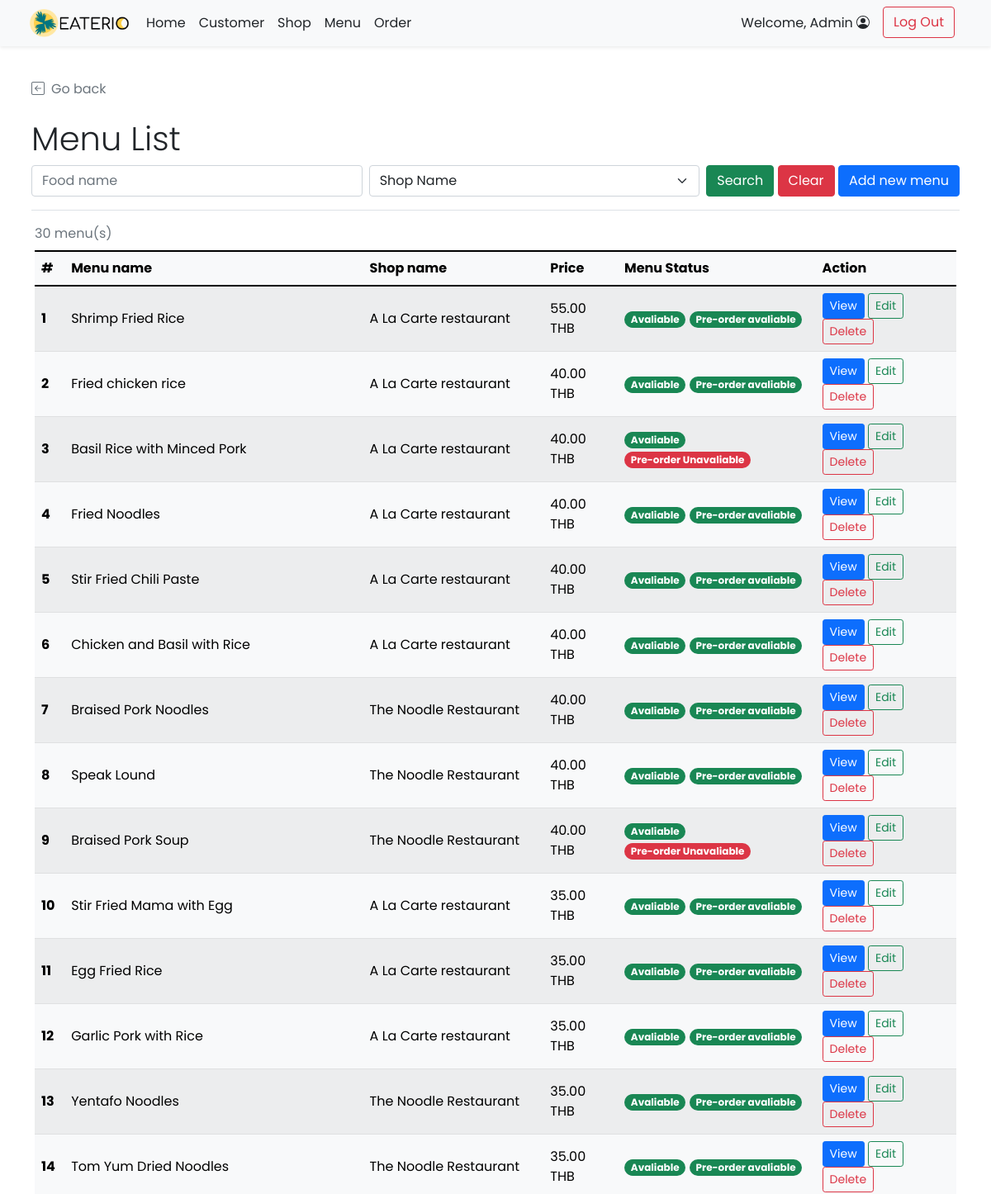
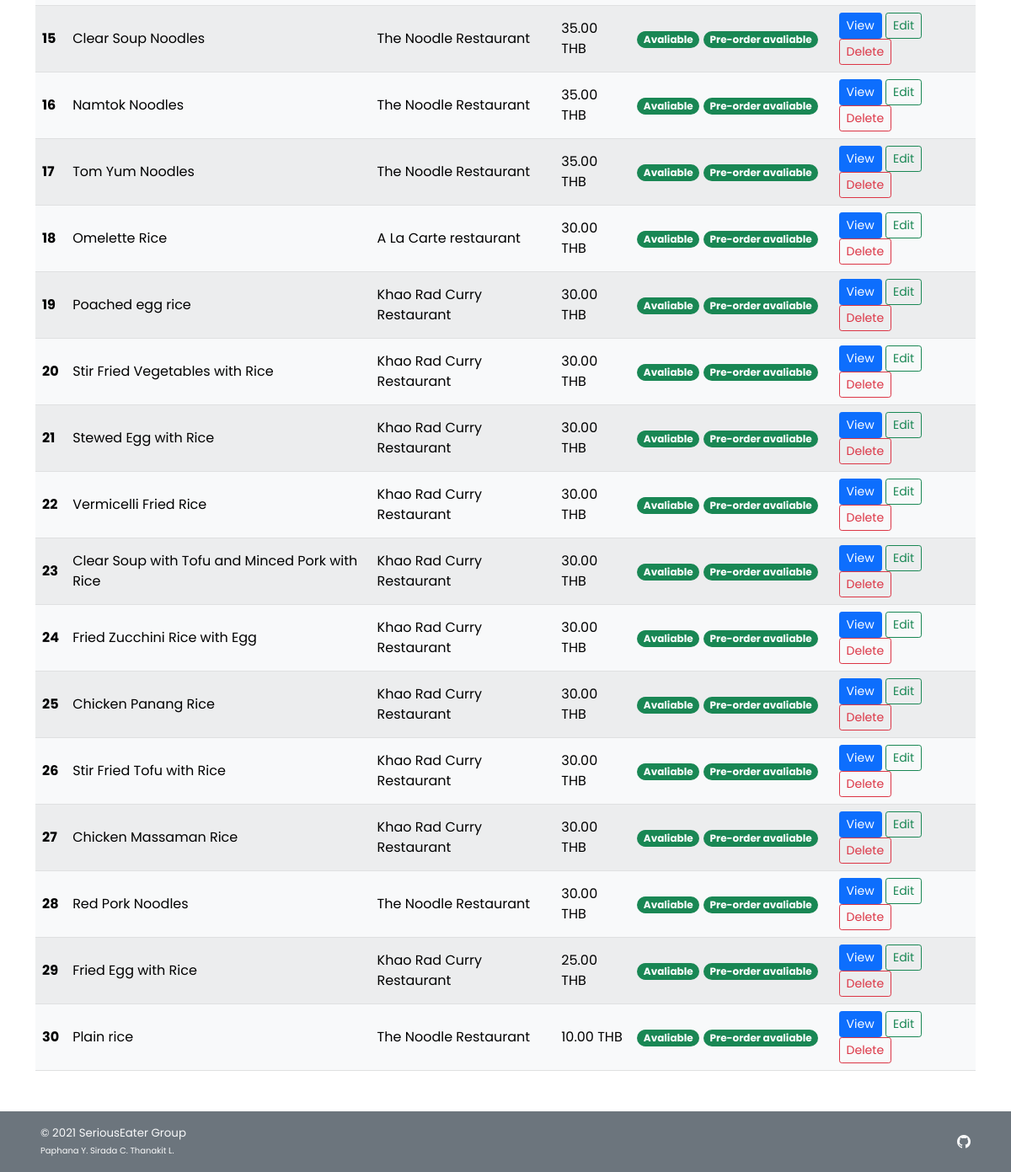
The page /admin/admin_food_list.php (signed in) on the database as committed earlier (2 pictures, top to bottom).
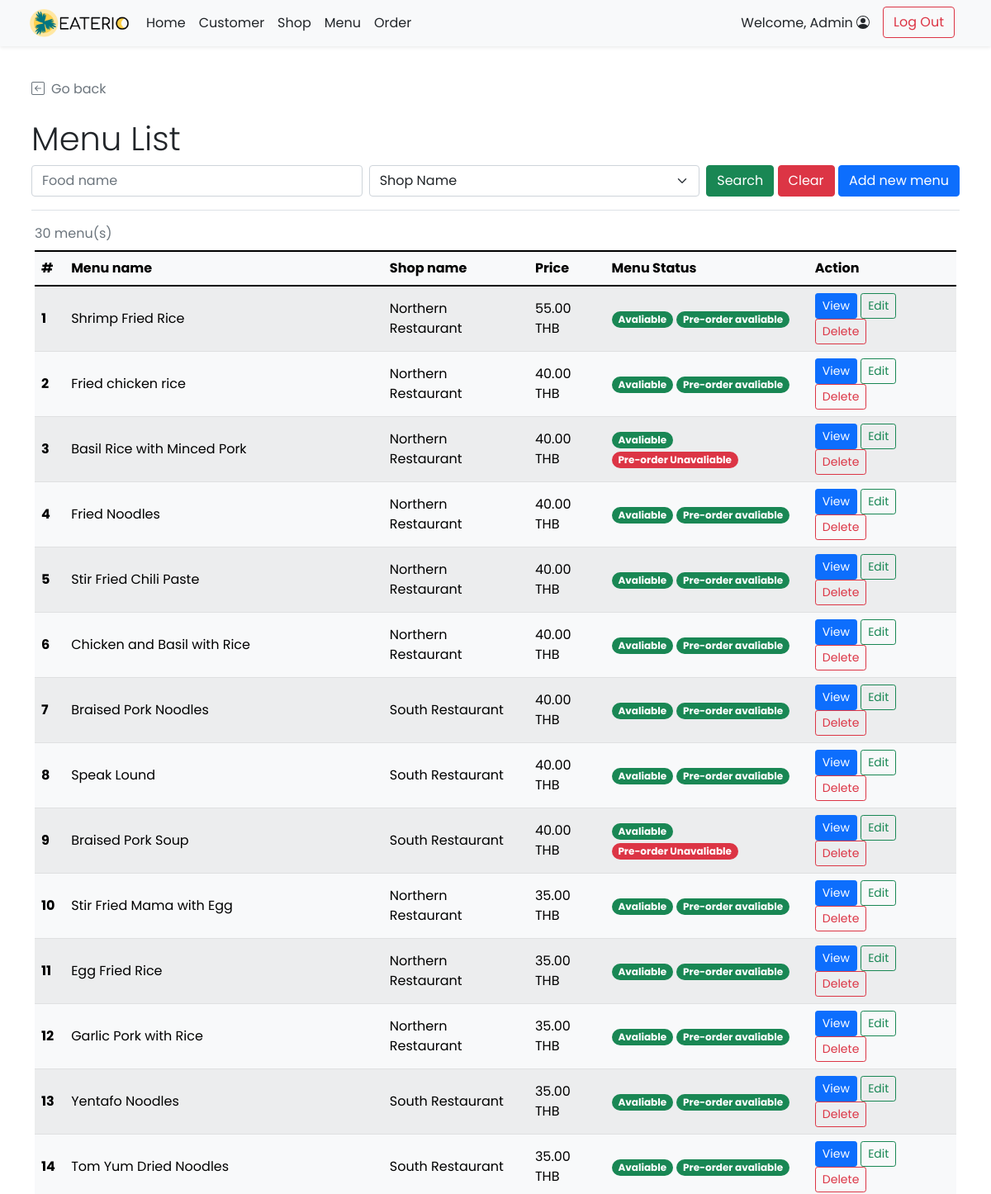
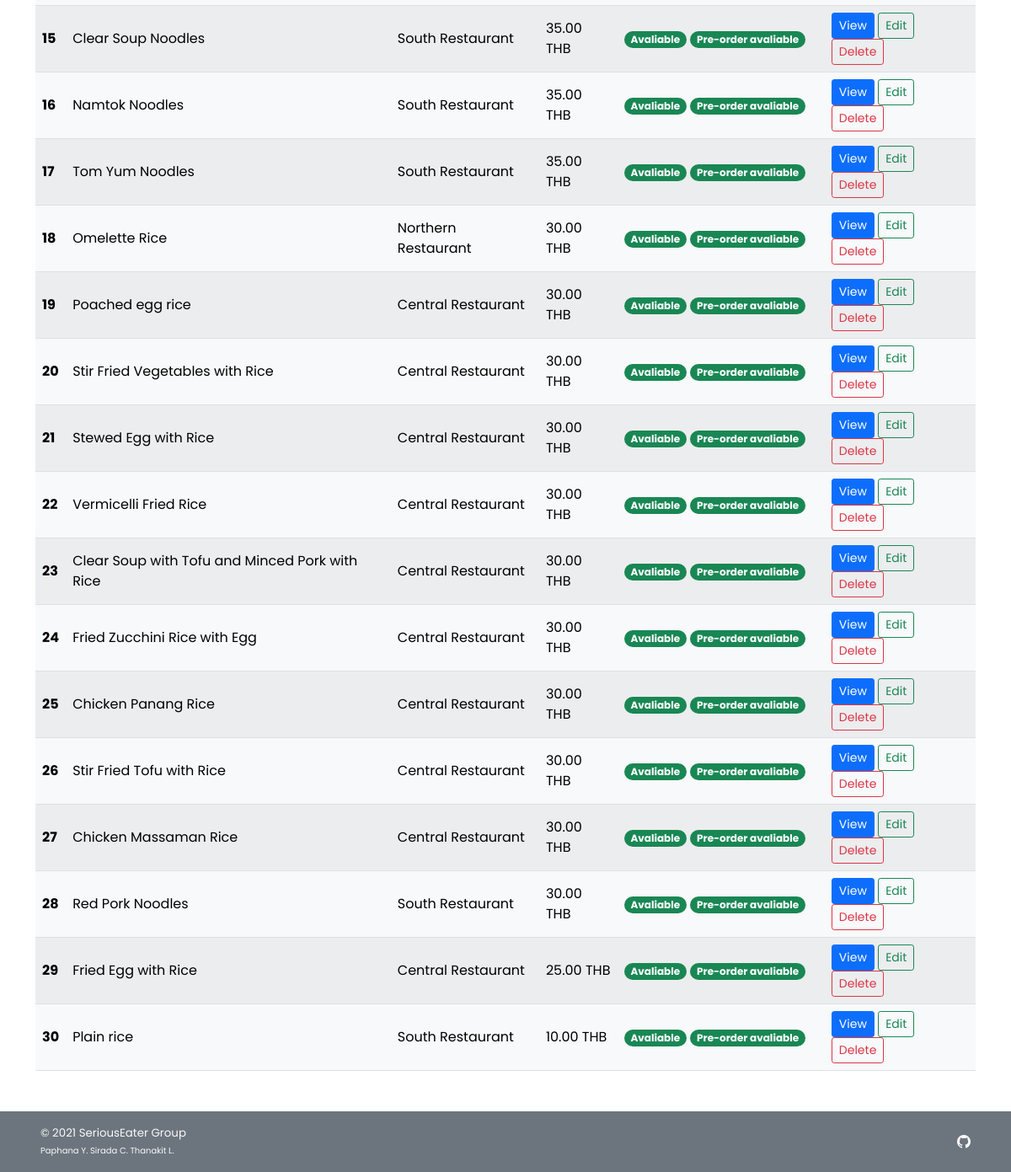
The same page on the database as committed later (2 pictures, top to bottom).
### tables this page shows
CREATE TABLE `food` (
  `f_id` int(11) NOT NULL,
  `s_id` int(11) NOT NULL,
  `f_name` varchar(100) NOT NULL,
  `f_price` decimal(6,2) NOT NULL,
  `f_todayavail` tinyint(4) NOT NULL DEFAULT 1 COMMENT 'Food is available to order or not',
  `f_preorderavail` tinyint(4) NOT NULL DEFAULT 1,
  `f_pic` text DEFAULT NULL
);

CREATE TABLE `shop` (
  `s_id` int(11) NOT NULL,
  `s_username` varchar(45) NOT NULL,
  `s_pwd` varchar(45) NOT NULL,
  `s_name` varchar(100) NOT NULL,
  `s_location` varchar(100) NOT NULL,
  `s_openhour` time NOT NULL,
  `s_closehour` time NOT NULL,
  `s_status` tinyint(4) NOT NULL DEFAULT 1 COMMENT 'Shop ready for taking an order or not (True for open, False for close)',
  `s_preorderStatus` tinyint(4) NOT NULL DEFAULT 1 COMMENT 'Shop is ready for tomorrow pre-order or not',
  `s_email` varchar(100) NOT NULL,
  `s_phoneno` varchar(45) NOT NULL,
  `s_pic` text DEFAULT NULL
);

### admin/admin_food_list.php (the view, shortened to what this page needs)
<!DOCTYPE html>
<html lang="en" class="h-100">
<head>
    <?php
        include("../conn_db.php");
        include('../head.php');
    ?>
    <link href="../css/main.css" rel="stylesheet">
</head>
<body class="d-flex flex-column h-100">
    <?php include('nav_header_admin.php')?>
    <div class="container p-2 pb-0" id="admin-dashboard">
        <div class="mt-4 border-bottom">
            <a class="nav nav-item text-decoration-none text-muted mb-2" href="#" onclick="history.back();">
                <i class="bi bi-arrow-left-square me-2"></i>Go back
            </a>
            <h2 class="pt-3 display-6">Menu List</h2>
            <form class="form-floating mb-3" method="GET" action="admin_food_list.php">
                <div class="row g-2">
                    <div class="col">
                        <input type="text" class="form-control" id="f_name" name="f_name" placeholder="Food name"
                            <?php if(isset($_GET["search"])){?>value="<?php echo $_GET["f_name"];?>" <?php } ?>>
                    </div>
                    <div class="col">
                        <select class="form-select" id="s_id" name="s_id">
                            <option selected value="">Shop Name</option>
                        </select>
                    </div>
                    <div class="col-auto">
                        <button type="submit" name="search" value="1" class="btn btn-success">Search</button>
                        <button type="reset" class="btn btn-danger"
                            onclick="javascript: window.location='admin_food_list.php'">Clear</button>
                        <a href="admin_food_add.php" class="btn btn-primary">Add new menu</a>
                    </div>
                </div>
            </form>
        </div>
    </div>
    <div class="container pt-2" id="cust-table">
        <?php
            if(!isset($_GET["search"])){
                $search_query = "SELECT f.f_id,s.s_id,f.f_name,f.f_price,f.f_todayavail,f.f_preorderavail,s.s_name FROM food f INNER JOIN shop s ON f.s_id = s.s_id ORDER BY f.f_price DESC,f.s_id ASC;";
            }
            $search_result = $mysqli -> query($search_query);
            $search_numrow = $search_result -> num_rows;
            if($search_numrow == 0){
        ?>
        <div class="row">
            <div class="col mt-2 ms-2 p-2 bg-danger text-white rounded text-start">
                <svg xmlns="http://www.w3.org/2000/svg" width="16" height="16" fill="currentColor"
                    class="bi bi-x-circle ms-2" viewBox="0 0 16 16">
                    <path d="M8 15A7 7 0 1 1 8 1a7 7 0 0 1 0 14zm0 1A8 8 0 1 0 8 0a8 8 0 0 0 0 16z" />
                    <path
                        d="M4.646 4.646a.5.5 0 0 1 .708 0L8 7.293l2.646-2.647a.5.5 0 0 1 .708.708L8.707 8l2.647 2.646a.5.5 0 0 1-.708.708L8 8.707l-2.646 2.647a.5.5 0 0 1-.708-.708L7.293 8 4.646 5.354a.5.5 0 0 1 0-.708z" />
                </svg><span class="ms-2 mt-2">No shop found!</span>
                <a href="admin_food_list.php" class="text-white">Clear Search Result</a>
            </div>
        </div>
        <?php } else{ ?>
        <div class="table-responsive">
        <table class="table rounded-5 table-light table-striped table-hover align-middle caption-top mb-5">
            <caption><?php echo $search_numrow;?> menu(s) <?php if(isset($_GET["search"])){?><br /><a
                    Result</a><?php } ?></caption>
            <thead class="bg-light">
                <tr>
                    <th scope="col">#</th>
                    <th scope="col">Menu name</th>
                    <th scope="col">Shop name</th>
                    <th scope="col">Price</th>
                    <th scope="col">Menu Status</th>
                    <th scope="col">Action</th>
                </tr>
            </thead>
            <tbody>
                <?php $i=1; while($row = $search_result -> fetch_array()){ ?>
                <tr>
                    <th><?php echo $i++;?></th>
                    <td><?php echo $row["f_name"];?></td>
                    <td><?php echo $row["s_name"];?></td>
                    <td><?php echo $row["f_price"]." THB";?></td>
                    <td>
                    <?php
                        if($row["f_todayavail"]==1){
                        ?>
                        <span class="badge rounded-pill bg-success">Avaliable</span>
                        <?php }else{ ?>
                        <span class="badge rounded-pill bg-danger">Unavaliable</span>
                        <?php }
                            if($row["f_preorderavail"]==1){
                        ?>
                        <span class="badge rounded-pill bg-success">Pre-order avaliable</span>
                        <?php }else{ ?>
                        <span class="badge rounded-pill bg-danger">Pre-order Unavaliable</span>
                        <?php } ?>
                    </td>
                    <td>
                        <a href="admin_food_detail.php?f_id=<?php echo $row["f_id"]?>"
                            class="btn btn-sm btn-primary">View</a>
                        <a href="admin_food_edit.php?s_id=<?php echo $row["s_id"];?>&f_id=<?php echo $row["f_id"]?>"
                            class="btn btn-sm btn-outline-success">Edit</a>
                        <a href="admin_food_delete.php?f_id=<?php echo $row["f_id"]?>"
                            class="btn btn-sm btn-outline-danger">Delete</a>
                    </td>
                </tr>
                <?php } ?>
            </tbody>
        </table>
        </div>
        <?php }
        ?>
    </div>
    <footer
        class="footer d-flex flex-wrap justify-content-between align-items-center px-5 py-3 mt-auto bg-secondary text-light">
        <span class="smaller-font">&copy; 2021 SeriousEater Group<br /><span class="xsmall-font">Paphana Y. Sirada C.
                Thanakit L.</span></span>
        <ul class="nav justify-content-end list-unstyled d-flex">
            <li class="ms-3"><a class="text-light" target="_blank" href=#><i
                        class="bi bi-github"></i></a></li>
        </ul>
    </footer>
</body>
</html>

### head.php (shortened to what this page needs)
<link href="https://cdn.jsdelivr.net/npm/bootstrap@5.1.2/dist/css/bootstrap.min.css" rel="stylesheet"
>
<link rel="stylesheet" href="https://cdn.jsdelivr.net/npm/bootstrap-icons@1.5.0/font/bootstrap-icons.css">

### admin/nav_header_admin.php (shortened to what this page needs)
<header class="navbar navbar-expand-md navbar-light fixed-top bg-light shadow-sm mb-auto">
    <div class="container-fluid mx-4">
        <a href="admin_home.php">
            <img src="../img/LOGO_BLACK.png" width="125" class="me-2" alt="ITEC Logo">
        </a>
        <div class="navbar-collapse collapse" id="navbarCollapse">
            <ul class="navbar-nav me-auto mb-2 mb-md-0">
                <li class="nav-item">
                    <a class="nav-link px-2 text-dark" href="admin_home.php">Home</a>
                </li>
                <li class="nav-item">
                    <a href="admin_customer_list.php" class="nav-link px-2 text-dark">Customer</a>
                </li>
                <li class="nav-item">
                    <a href="admin_shop_list.php" class="nav-link px-2 text-dark">Shop</a>
                </li>
                <li class="nav-item">
                    <a href="admin_food_list.php" class="nav-link px-2 text-dark">Menu</a>
                </li>
                <li class="nav-item">
                    <a href="admin_order_list.php" class="nav-link px-2 text-dark">Order</a>
                </li>
            </ul>
            <div class="d-flex">
                <?php if(!isset($_SESSION['aid'])){ ?>
                <a class="btn btn-outline-secondary me-2" href="cust_regist.php">Sign Up</a>
                <a class="btn btn-success" href="cust_login.php">Log In</a>
                <?php }else{ ?>
                <ul class="navbar-nav me-auto mb-2 mb-md-0">
                    <li class="nav-item">
                        <a href="admin_customer_detail.php?c_id=<?php echo $_SESSION["aid"]?>" class="nav-link px-2 text-dark">
                            Welcome, <?=$_SESSION['firstname']?>
                        </a>
                    </li>
                    <li class="nav-item">
                        <a class="mx-2 mt-1 mt-md-0 btn btn-outline-danger" href="../logout.php">Log Out</a>
                    </li>
                </ul>
                <?php } ?>
            </div>
        </div>
    </div>
</header>

### css/main.css (style rules this page uses)
html { height: 100%; }
body { height: 100%; padding-top: 4rem; margin-bottom: -50px; font-family: 'Poppins', 'Noto Sans Thai', sans-serif; }
a { cursor: pointer; }
.bi { vertical-align: -.125em; fill: currentColor; }
.smaller-font { font-size: smaller; }
.xsmall-font { font-size: x-small; }

Rows that differ between the two databases and show on the page:
changed through a linked row, food "Shrimp Fried Rice": s.s_name "A La Carte restaurant" → "Northern Restaurant"
changed through a linked row, food "Fried chicken rice": s.s_name "A La Carte restaurant" → "Northern Restaurant"
changed through a linked row, food "Basil Rice with Minced Pork": s.s_name "A La Carte restaurant" → "Northern Restaurant"
changed through a linked row, food "Fried Noodles": s.s_name "A La Carte restaurant" → "Northern Restaurant"
changed through a linked row, food "Stir Fried Chili Paste": s.s_name "A La Carte restaurant" → "Northern Restaurant"
changed through a linked row, food "Chicken and Basil with Rice": s.s_name "A La Carte restaurant" → "Northern Restaurant"
changed through a linked row, food "Braised Pork Noodles": s.s_name "The Noodle Restaurant" → "South Restaurant"
changed through a linked row, food "Speak Lound": s.s_name "The Noodle Restaurant" → "South Restaurant"
changed through a linked row, food "Braised Pork Soup": s.s_name "The Noodle Restaurant" → "South Restaurant"
changed through a linked row, food "Stir Fried Mama with Egg": s.s_name "A La Carte restaurant" → "Northern Restaurant"
changed through a linked row, food "Egg Fried Rice": s.s_name "A La Carte restaurant" → "Northern Restaurant"
changed through a linked row, food "Garlic Pork with Rice": s.s_name "A La Carte restaurant" → "Northern Restaurant"
changed through a linked row, food "Yentafo Noodles": s.s_name "The Noodle Restaurant" → "South Restaurant"
changed through a linked row, food "Tom Yum Dried Noodles": s.s_name "The Noodle Restaurant" → "South Restaurant"
changed through a linked row, food "Clear Soup Noodles": s.s_name "The Noodle Restaurant" → "South Restaurant"
changed through a linked row, food "Namtok Noodles": s.s_name "The Noodle Restaurant" → "South Restaurant"
changed through a linked row, food "Tom Yum Noodles": s.s_name "The Noodle Restaurant" → "South Restaurant"
changed through a linked row, food "Omelette Rice": s.s_name "A La Carte restaurant" → "Northern Restaurant"
changed through a linked row, food "Poached egg rice": s.s_name "Khao Rad Curry Restaurant" → "Central Restaurant"
changed through a linked row, food "Stir Fried Vegetables with Rice": s.s_name "Khao Rad Curry Restaurant" → "Central Restaurant"
changed through a linked row, food "Stewed Egg with Rice": s.s_name "Khao Rad Curry Restaurant" → "Central Restaurant"
changed through a linked row, food "Vermicelli Fried Rice": s.s_name "Khao Rad Curry Restaurant" → "Central Restaurant"
changed through a linked row, food "Clear Soup with Tofu and Minced Pork with Rice": s.s_name "Khao Rad Curry Restaurant" → "Central Restaurant"
changed through a linked row, food "Fried Zucchini Rice with Egg": s.s_name "Khao Rad Curry Restaurant" → "Central Restaurant"
changed through a linked row, food "Chicken Panang Rice": s.s_name "Khao Rad Curry Restaurant" → "Central Restaurant"
changed through a linked row, food "Stir Fried Tofu with Rice": s.s_name "Khao Rad Curry Restaurant" → "Central Restaurant"
changed through a linked row, food "Chicken Massaman Rice": s.s_name "Khao Rad Curry Restaurant" → "Central Restaurant"
changed through a linked row, food "Red Pork Noodles": s.s_name "The Noodle Restaurant" → "South Restaurant"
changed through a linked row, food "Fried Egg with Rice": s.s_name "Khao Rad Curry Restaurant" → "Central Restaurant"
changed through a linked row, food "Plain rice": s.s_name "The Noodle Restaurant" → "South Restaurant"
